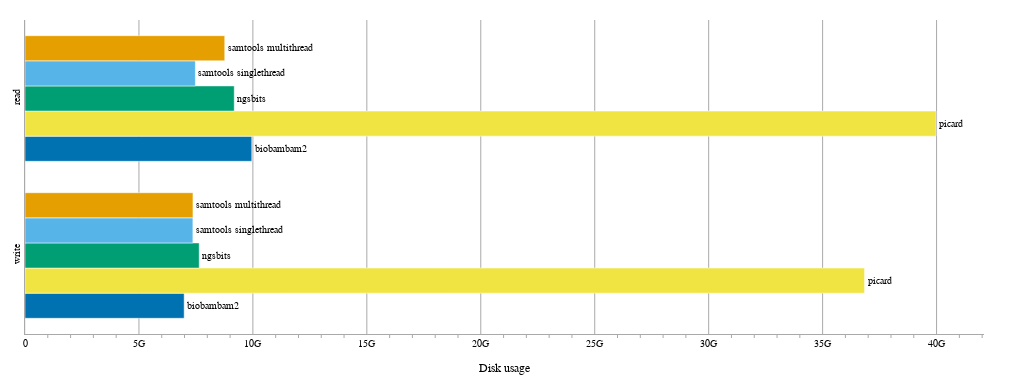

The code cell stored with this chart in its notebook:
### Code cell
figure_io = go.Figure()

color_counter = 0
for run_type in type_order:
    figure_io.add_trace(
        go.Bar(
            name=run_type,
            text=run_type,
            textposition="outside",
            cliponaxis=False,
            y=["write", "read"],
            x=[
                df_grouped[df_grouped["type"] == run_type]["write_bytes"].median(),
                df_grouped[df_grouped["type"] == run_type]["read_bytes"].median(),
            ],
            orientation="h",
            marker_color=type_to_color[run_type],
        )
    )
    color_counter += 1

figure_io.update_layout(
    dict(
        width=570,
        height=215,
        margin=dict(l=20, r=40, t=20, b=20),
        template="plotly_white",
        font=dict(family="Arial", color="#000000", size=10),
        showlegend=False,
        xaxis_title="Disk usage",
    )
)
figure_io.update_xaxes(
    zeroline=True,
    tickformat="~s",
    title_font=dict(family="Arial", color="#000000", size=12),
    showline=True,
    linecolor="darkgrey",
    gridcolor="darkgrey",
    minor_ticks="outside",
    minor_tickcolor="darkgrey",
)
figure_io.update_yaxes(
    tickangle=270,
    showline=True,
    linecolor="darkgrey",
)
figure_io.write_image("bam2fastqbenchmark_io.pdf")

figure_io.update_layout(
    dict(
        width=1024,
        height=384,
    )
)
figure_io.show()

### Figure 1 — Plotly figure (JSON) as saved in the notebook; plotly's stock layout.template omitted (floating-point values rounded to 4 significant figures)
{"data": [{"cliponaxis": false, "marker": {"color": "#0072b2"}, "name": "biobambam2", "orientation": "h", "text": "biobambam2", "textposition": "outside", "type": "bar", "x": [6984015872, 9951667712], "y": ["write", "read"]}, {"cliponaxis": false, "marker": {"color": "#f0e442"}, "name": "picard", "orientation": "h", "text": "picard", "textposition": "outside", "type": "bar", "x": [36839348224, 39977209856], "y": ["write", "read"]}, {"cliponaxis": false, "marker": {"color": "#009e73"}, "name": "ngsbits", "orientation": "h", "text": "ngsbits", "textposition": "outside", "type": "bar", "x": [7643602944, 9181524992], "y": ["write", "read"]}, {"cliponaxis": false, "marker": {"color": "#56b4e9"}, "name": "samtools singlethread", "orientation": "h", "text": "samtools singlethread", "textposition": "outside", "type": "bar", "x": [7366649856, 7475426304], "y": ["write", "read"]}, {"cliponaxis": false, "marker": {"color": "#e69f00"}, "name": "samtools multithread", "orientation": "h", "text": "samtools multithread", "textposition": "outside", "type": "bar", "x": [7370170368, 8764581888], "y": ["write", "read"]}], "layout": {"font": {"color": "#000000", "family": "Arial", "size": 10}, "height": 384, "margin": {"b": 20, "l": 20, "r": 40, "t": 20}, "showlegend": false, "width": 1024, "xaxis": {"gridcolor": "darkgrey", "linecolor": "darkgrey", "minor": {"tickcolor": "darkgrey", "ticks": "outside"}, "showline": true, "tickformat": "~s", "title": {"font": {"color": "#000000", "family": "Arial", "size": 12}, "text": "Disk usage"}, "zeroline": true}, "yaxis": {"linecolor": "darkgrey", "showline": true, "tickangle": -90}}}
